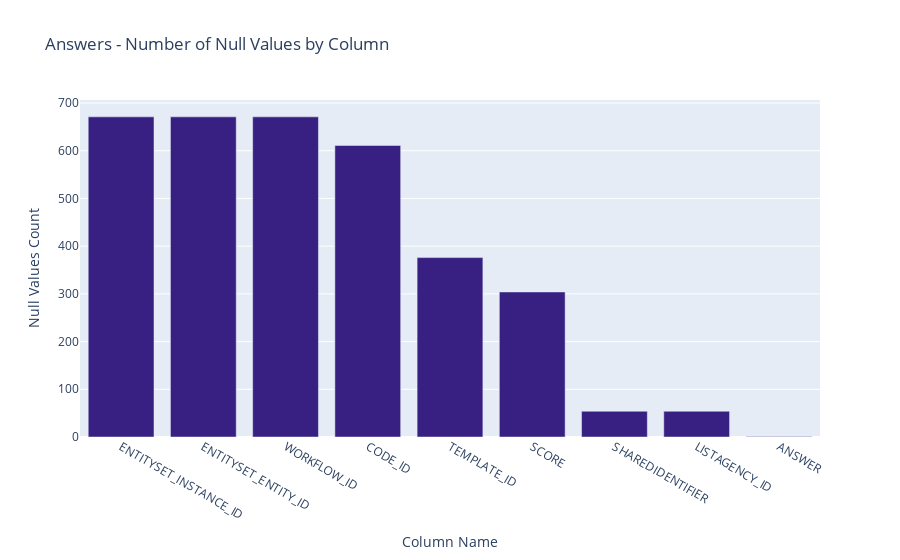

The notebook cell saved with this chart:
### Code cell
vis.plot_null_values(answers_null_count, "Answers", color="#372082")

### Figure 1 — Plotly figure (JSON) as saved in the notebook; plotly's stock layout.template omitted (floating-point values rounded to 4 significant figures)
{"data": [{"marker": {"color": "#372082"}, "type": "bar", "x": ["ENTITYSET_INSTANCE_ID", "ENTITYSET_ENTITY_ID", "WORKFLOW_ID", "CODE_ID", "TEMPLATE_ID", "SCORE", "SHAREDIDENTIFIER", "LISTAGENCY_ID", "ANSWER"], "y": [671, 671, 671, 611, 376, 304, 54, 54, 1]}], "layout": {"title": {"text": "Answers - Number of Null Values by Column"}, "xaxis": {"title": {"text": "Column Name"}}, "yaxis": {"title": {"text": "Null Values Count"}}}}
